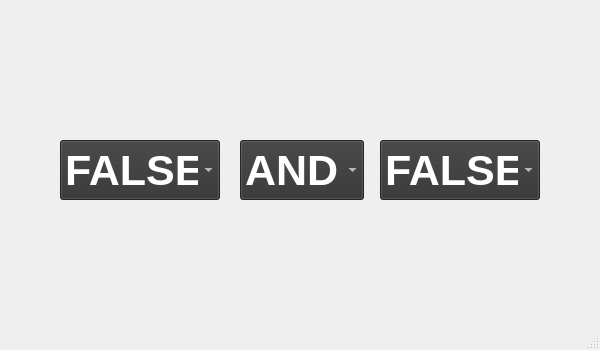
<?xml version="1.0" encoding="UTF-8"?>
<ui version="4.0">
 <class>MainWindow</class>
 <widget class="QMainWindow" name="MainWindow">
  <property name="enabled">
   <bool>true</bool>
  </property>
  <property name="geometry">
   <rect>
    <x>0</x>
    <y>0</y>
    <width>600</width>
    <height>350</height>
   </rect>
  </property>
  <property name="minimumSize">
   <size>
    <width>600</width>
    <height>350</height>
   </size>
  </property>
  <property name="maximumSize">
   <size>
    <width>600</width>
    <height>350</height>
   </size>
  </property>
  <property name="font">
   <font>
    <weight>50</weight>
    <bold>false</bold>
   </font>
  </property>
  <property name="windowTitle">
   <string>MainWindow</string>
  </property>
  <property name="layoutDirection">
   <enum>Qt::LeftToRight</enum>
  </property>
  <widget class="QWidget" name="centralwidget">
   <widget class="QComboBox" name="comboBox_op1">
    <property name="geometry">
     <rect>
      <x>60</x>
      <y>140</y>
      <width>160</width>
      <height>60</height>
     </rect>
    </property>
    <property name="palette">
     <palette>
      <active>
       <colorrole role="WindowText">
        <brush brushstyle="SolidPattern">
         <color alpha="255">
          <red>255</red>
          <green>255</green>
          <blue>255</blue>
         </color>
        </brush>
       </colorrole>
       <colorrole role="Button">
        <brush brushstyle="SolidPattern">
         <color alpha="255">
          <red>51</red>
          <green>51</green>
          <blue>51</blue>
         </color>
        </brush>
       </colorrole>
       <colorrole role="Text">
        <brush brushstyle="SolidPattern">
         <color alpha="255">
          <red>255</red>
          <green>255</green>
          <blue>255</blue>
         </color>
        </brush>
       </colorrole>
       <colorrole role="ButtonText">
        <brush brushstyle="SolidPattern">
         <color alpha="255">
          <red>255</red>
          <green>255</green>
          <blue>255</blue>
         </color>
        </brush>
       </colorrole>
       <colorrole role="Base">
        <brush brushstyle="SolidPattern">
         <color alpha="255">
          <red>51</red>
          <green>51</green>
          <blue>51</blue>
         </color>
        </brush>
       </colorrole>
       <colorrole role="Window">
        <brush brushstyle="SolidPattern">
         <color alpha="255">
          <red>51</red>
          <green>51</green>
          <blue>51</blue>
         </color>
        </brush>
       </colorrole>
       <colorrole role="PlaceholderText">
        <brush brushstyle="NoBrush">
         <color alpha="128">
          <red>255</red>
          <green>255</green>
          <blue>255</blue>
         </color>
        </brush>
       </colorrole>
      </active>
      <inactive>
       <colorrole role="WindowText">
        <brush brushstyle="SolidPattern">
         <color alpha="255">
          <red>255</red>
          <green>255</green>
          <blue>255</blue>
         </color>
        </brush>
       </colorrole>
       <colorrole role="Button">
        <brush brushstyle="SolidPattern">
         <color alpha="255">
          <red>51</red>
          <green>51</green>
          <blue>51</blue>
         </color>
        </brush>
       </colorrole>
       <colorrole role="Text">
        <brush brushstyle="SolidPattern">
         <color alpha="255">
          <red>255</red>
          <green>255</green>
          <blue>255</blue>
         </color>
        </brush>
       </colorrole>
       <colorrole role="ButtonText">
        <brush brushstyle="SolidPattern">
         <color alpha="255">
          <red>255</red>
          <green>255</green>
          <blue>255</blue>
         </color>
        </brush>
       </colorrole>
       <colorrole role="Base">
        <brush brushstyle="SolidPattern">
         <color alpha="255">
          <red>51</red>
          <green>51</green>
          <blue>51</blue>
         </color>
        </brush>
       </colorrole>
       <colorrole role="Window">
        <brush brushstyle="SolidPattern">
         <color alpha="255">
          <red>51</red>
          <green>51</green>
          <blue>51</blue>
         </color>
        </brush>
       </colorrole>
       <colorrole role="PlaceholderText">
        <brush brushstyle="NoBrush">
         <color alpha="128">
          <red>255</red>
          <green>255</green>
          <blue>255</blue>
         </color>
        </brush>
       </colorrole>
      </inactive>
      <disabled>
       <colorrole role="WindowText">
        <brush brushstyle="SolidPattern">
         <color alpha="255">
          <red>255</red>
          <green>255</green>
          <blue>255</blue>
         </color>
        </brush>
       </colorrole>
       <colorrole role="Button">
        <brush brushstyle="SolidPattern">
         <color alpha="255">
          <red>51</red>
          <green>51</green>
          <blue>51</blue>
         </color>
        </brush>
       </colorrole>
       <colorrole role="Text">
        <brush brushstyle="SolidPattern">
         <color alpha="255">
          <red>255</red>
          <green>255</green>
          <blue>255</blue>
         </color>
        </brush>
       </colorrole>
       <colorrole role="ButtonText">
        <brush brushstyle="SolidPattern">
         <color alpha="255">
          <red>255</red>
          <green>255</green>
          <blue>255</blue>
         </color>
        </brush>
       </colorrole>
       <colorrole role="Base">
        <brush brushstyle="SolidPattern">
         <color alpha="255">
          <red>51</red>
          <green>51</green>
          <blue>51</blue>
         </color>
        </brush>
       </colorrole>
       <colorrole role="Window">
        <brush brushstyle="SolidPattern">
         <color alpha="255">
          <red>51</red>
          <green>51</green>
          <blue>51</blue>
         </color>
        </brush>
       </colorrole>
       <colorrole role="PlaceholderText">
        <brush brushstyle="NoBrush">
         <color alpha="128">
          <red>255</red>
          <green>255</green>
          <blue>255</blue>
         </color>
        </brush>
       </colorrole>
      </disabled>
     </palette>
    </property>
    <property name="font">
     <font>
      <pointsize>32</pointsize>
      <weight>75</weight>
      <bold>true</bold>
     </font>
    </property>
    <property name="styleSheet">
     <string notr="true">background-color:  #333;
color: #fff</string>
    </property>
    <item>
     <property name="text">
      <string>FALSE</string>
     </property>
    </item>
    <item>
     <property name="text">
      <string>TRUE</string>
     </property>
    </item>
   </widget>
   <widget class="QComboBox" name="comboBox_op2">
    <property name="geometry">
     <rect>
      <x>380</x>
      <y>140</y>
      <width>160</width>
      <height>60</height>
     </rect>
    </property>
    <property name="sizePolicy">
     <sizepolicy hsizetype="Preferred" vsizetype="Fixed">
      <horstretch>0</horstretch>
      <verstretch>0</verstretch>
     </sizepolicy>
    </property>
    <property name="palette">
     <palette>
      <active>
       <colorrole role="WindowText">
        <brush brushstyle="SolidPattern">
         <color alpha="255">
          <red>255</red>
          <green>255</green>
          <blue>255</blue>
         </color>
        </brush>
       </colorrole>
       <colorrole role="Button">
        <brush brushstyle="SolidPattern">
         <color alpha="255">
          <red>51</red>
          <green>51</green>
          <blue>51</blue>
         </color>
        </brush>
       </colorrole>
       <colorrole role="Text">
        <brush brushstyle="SolidPattern">
         <color alpha="255">
          <red>255</red>
          <green>255</green>
          <blue>255</blue>
         </color>
        </brush>
       </colorrole>
       <colorrole role="ButtonText">
        <brush brushstyle="SolidPattern">
         <color alpha="255">
          <red>255</red>
          <green>255</green>
          <blue>255</blue>
         </color>
        </brush>
       </colorrole>
       <colorrole role="Base">
        <brush brushstyle="SolidPattern">
         <color alpha="255">
          <red>51</red>
          <green>51</green>
          <blue>51</blue>
         </color>
        </brush>
       </colorrole>
       <colorrole role="Window">
        <brush brushstyle="SolidPattern">
         <color alpha="255">
          <red>51</red>
          <green>51</green>
          <blue>51</blue>
         </color>
        </brush>
       </colorrole>
       <colorrole role="PlaceholderText">
        <brush brushstyle="NoBrush">
         <color alpha="128">
          <red>255</red>
          <green>255</green>
          <blue>255</blue>
         </color>
        </brush>
       </colorrole>
      </active>
      <inactive>
       <colorrole role="WindowText">
        <brush brushstyle="SolidPattern">
         <color alpha="255">
          <red>255</red>
          <green>255</green>
          <blue>255</blue>
         </color>
        </brush>
       </colorrole>
       <colorrole role="Button">
        <brush brushstyle="SolidPattern">
         <color alpha="255">
          <red>51</red>
          <green>51</green>
          <blue>51</blue>
         </color>
        </brush>
       </colorrole>
       <colorrole role="Text">
        <brush brushstyle="SolidPattern">
         <color alpha="255">
          <red>255</red>
          <green>255</green>
          <blue>255</blue>
         </color>
        </brush>
       </colorrole>
       <colorrole role="ButtonText">
        <brush brushstyle="SolidPattern">
         <color alpha="255">
          <red>255</red>
          <green>255</green>
          <blue>255</blue>
         </color>
        </brush>
       </colorrole>
       <colorrole role="Base">
        <brush brushstyle="SolidPattern">
         <color alpha="255">
          <red>51</red>
          <green>51</green>
          <blue>51</blue>
         </color>
        </brush>
       </colorrole>
       <colorrole role="Window">
        <brush brushstyle="SolidPattern">
         <color alpha="255">
          <red>51</red>
          <green>51</green>
          <blue>51</blue>
         </color>
        </brush>
       </colorrole>
       <colorrole role="PlaceholderText">
        <brush brushstyle="NoBrush">
         <color alpha="128">
          <red>255</red>
          <green>255</green>
          <blue>255</blue>
         </color>
        </brush>
       </colorrole>
      </inactive>
      <disabled>
       <colorrole role="WindowText">
        <brush brushstyle="SolidPattern">
         <color alpha="255">
          <red>255</red>
          <green>255</green>
          <blue>255</blue>
         </color>
        </brush>
       </colorrole>
       <colorrole role="Button">
        <brush brushstyle="SolidPattern">
         <color alpha="255">
          <red>51</red>
          <green>51</green>
          <blue>51</blue>
         </color>
        </brush>
       </colorrole>
       <colorrole role="Text">
        <brush brushstyle="SolidPattern">
         <color alpha="255">
          <red>255</red>
          <green>255</green>
          <blue>255</blue>
         </color>
        </brush>
       </colorrole>
       <colorrole role="ButtonText">
        <brush brushstyle="SolidPattern">
         <color alpha="255">
          <red>255</red>
          <green>255</green>
          <blue>255</blue>
         </color>
        </brush>
       </colorrole>
       <colorrole role="Base">
        <brush brushstyle="SolidPattern">
         <color alpha="255">
          <red>51</red>
          <green>51</green>
          <blue>51</blue>
         </color>
        </brush>
       </colorrole>
       <colorrole role="Window">
        <brush brushstyle="SolidPattern">
         <color alpha="255">
          <red>51</red>
          <green>51</green>
          <blue>51</blue>
         </color>
        </brush>
       </colorrole>
       <colorrole role="PlaceholderText">
        <brush brushstyle="NoBrush">
         <color alpha="128">
          <red>255</red>
          <green>255</green>
          <blue>255</blue>
         </color>
        </brush>
       </colorrole>
      </disabled>
     </palette>
    </property>
    <property name="font">
     <font>
      <pointsize>32</pointsize>
      <weight>75</weight>
      <bold>true</bold>
     </font>
    </property>
    <property name="styleSheet">
     <string notr="true">background-color: #333;
color: #fff;</string>
    </property>
    <item>
     <property name="text">
      <string>FALSE</string>
     </property>
    </item>
    <item>
     <property name="text">
      <string>TRUE</string>
     </property>
    </item>
   </widget>
   <widget class="QComboBox" name="comboBox_comp">
    <property name="geometry">
     <rect>
      <x>240</x>
      <y>140</y>
      <width>124</width>
      <height>60</height>
     </rect>
    </property>
    <property name="palette">
     <palette>
      <active>
       <colorrole role="WindowText">
        <brush brushstyle="SolidPattern">
         <color alpha="255">
          <red>255</red>
          <green>255</green>
          <blue>255</blue>
         </color>
        </brush>
       </colorrole>
       <colorrole role="Button">
        <brush brushstyle="SolidPattern">
         <color alpha="255">
          <red>51</red>
          <green>51</green>
          <blue>51</blue>
         </color>
        </brush>
       </colorrole>
       <colorrole role="Text">
        <brush brushstyle="SolidPattern">
         <color alpha="255">
          <red>255</red>
          <green>255</green>
          <blue>255</blue>
         </color>
        </brush>
       </colorrole>
       <colorrole role="ButtonText">
        <brush brushstyle="SolidPattern">
         <color alpha="255">
          <red>255</red>
          <green>255</green>
          <blue>255</blue>
         </color>
        </brush>
       </colorrole>
       <colorrole role="Base">
        <brush brushstyle="SolidPattern">
         <color alpha="255">
          <red>51</red>
          <green>51</green>
          <blue>51</blue>
         </color>
        </brush>
       </colorrole>
       <colorrole role="Window">
        <brush brushstyle="SolidPattern">
         <color alpha="255">
          <red>51</red>
          <green>51</green>
          <blue>51</blue>
         </color>
        </brush>
       </colorrole>
       <colorrole role="PlaceholderText">
        <brush brushstyle="NoBrush">
         <color alpha="128">
          <red>255</red>
          <green>255</green>
          <blue>255</blue>
         </color>
        </brush>
       </colorrole>
      </active>
      <inactive>
       <colorrole role="WindowText">
        <brush brushstyle="SolidPattern">
         <color alpha="255">
          <red>255</red>
          <green>255</green>
          <blue>255</blue>
         </color>
        </brush>
       </colorrole>
       <colorrole role="Button">
        <brush brushstyle="SolidPattern">
         <color alpha="255">
          <red>51</red>
          <green>51</green>
          <blue>51</blue>
         </color>
        </brush>
       </colorrole>
       <colorrole role="Text">
        <brush brushstyle="SolidPattern">
         <color alpha="255">
          <red>255</red>
          <green>255</green>
          <blue>255</blue>
         </color>
        </brush>
       </colorrole>
       <colorrole role="ButtonText">
        <brush brushstyle="SolidPattern">
         <color alpha="255">
          <red>255</red>
          <green>255</green>
          <blue>255</blue>
         </color>
        </brush>
       </colorrole>
       <colorrole role="Base">
        <brush brushstyle="SolidPattern">
         <color alpha="255">
          <red>51</red>
          <green>51</green>
          <blue>51</blue>
         </color>
        </brush>
       </colorrole>
       <colorrole role="Window">
        <brush brushstyle="SolidPattern">
         <color alpha="255">
          <red>51</red>
          <green>51</green>
          <blue>51</blue>
         </color>
        </brush>
       </colorrole>
       <colorrole role="PlaceholderText">
        <brush brushstyle="NoBrush">
         <color alpha="128">
          <red>255</red>
          <green>255</green>
          <blue>255</blue>
         </color>
        </brush>
       </colorrole>
      </inactive>
      <disabled>
       <colorrole role="WindowText">
        <brush brushstyle="SolidPattern">
         <color alpha="255">
          <red>255</red>
          <green>255</green>
          <blue>255</blue>
         </color>
        </brush>
       </colorrole>
       <colorrole role="Button">
        <brush brushstyle="SolidPattern">
         <color alpha="255">
          <red>51</red>
          <green>51</green>
          <blue>51</blue>
         </color>
        </brush>
       </colorrole>
       <colorrole role="Text">
        <brush brushstyle="SolidPattern">
         <color alpha="255">
          <red>255</red>
          <green>255</green>
          <blue>255</blue>
         </color>
        </brush>
       </colorrole>
       <colorrole role="ButtonText">
        <brush brushstyle="SolidPattern">
         <color alpha="255">
          <red>255</red>
          <green>255</green>
          <blue>255</blue>
         </color>
        </brush>
       </colorrole>
       <colorrole role="Base">
        <brush brushstyle="SolidPattern">
         <color alpha="255">
          <red>51</red>
          <green>51</green>
          <blue>51</blue>
         </color>
        </brush>
       </colorrole>
       <colorrole role="Window">
        <brush brushstyle="SolidPattern">
         <color alpha="255">
          <red>51</red>
          <green>51</green>
          <blue>51</blue>
         </color>
        </brush>
       </colorrole>
       <colorrole role="PlaceholderText">
        <brush brushstyle="NoBrush">
         <color alpha="128">
          <red>255</red>
          <green>255</green>
          <blue>255</blue>
         </color>
        </brush>
       </colorrole>
      </disabled>
     </palette>
    </property>
    <property name="font">
     <font>
      <pointsize>32</pointsize>
      <weight>75</weight>
      <bold>true</bold>
     </font>
    </property>
    <property name="styleSheet">
     <string notr="true">background-color: #333;
color: #fff;</string>
    </property>
    <item>
     <property name="text">
      <string>AND</string>
     </property>
    </item>
    <item>
     <property name="text">
      <string>OR</string>
     </property>
    </item>
    <item>
     <property name="text">
      <string>XOR</string>
     </property>
    </item>
    <item>
     <property name="text">
      <string>NOT</string>
     </property>
    </item>
    <item>
     <property name="text">
      <string>==</string>
     </property>
    </item>
    <item>
     <property name="text">
      <string>!=</string>
     </property>
    </item>
    <item>
     <property name="text">
      <string>NEW</string>
     </property>
    </item>
   </widget>
  </widget>
  <widget class="QMenuBar" name="menubar">
   <property name="geometry">
    <rect>
     <x>0</x>
     <y>0</y>
     <width>600</width>
     <height>20</height>
    </rect>
   </property>
  </widget>
  <widget class="QStatusBar" name="statusbar"/>
 </widget>
 <resources/>
 <connections/>
</ui>
